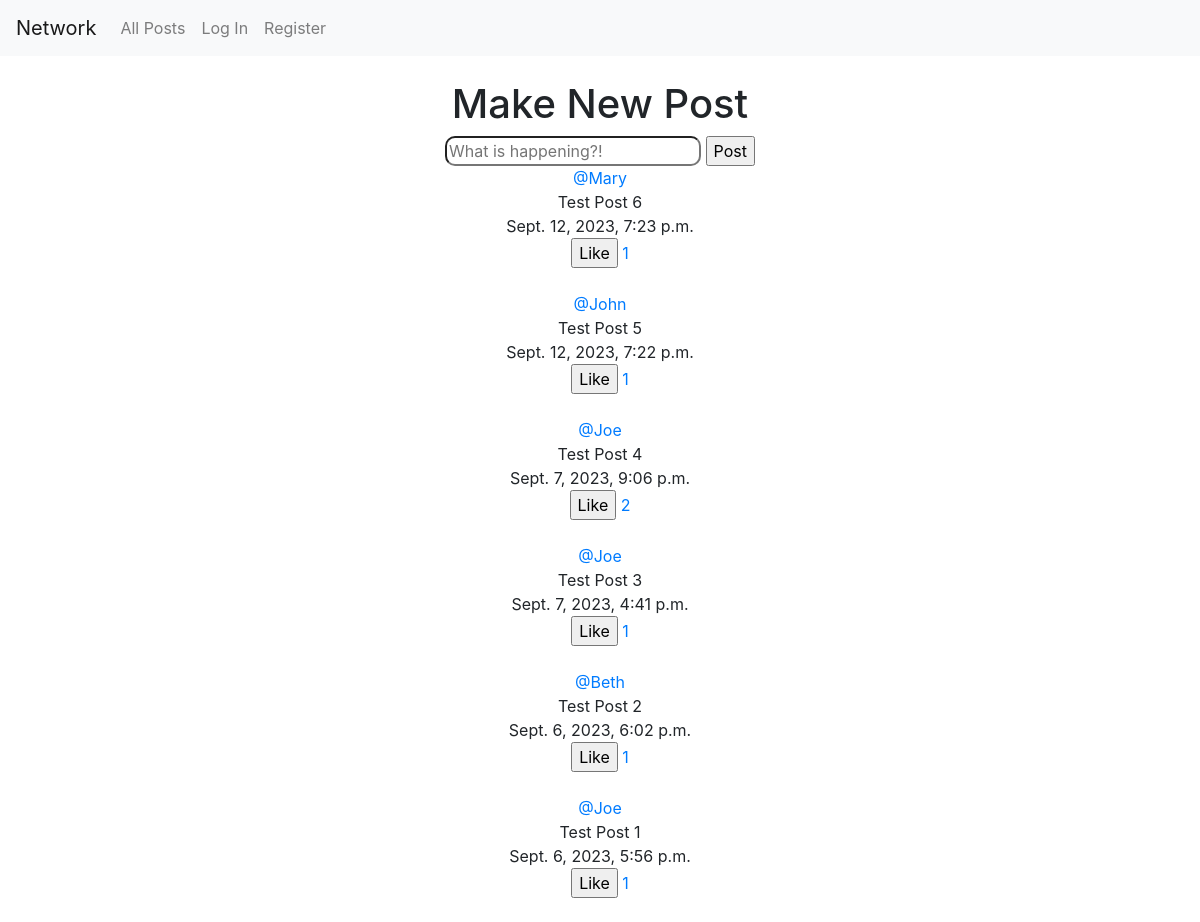
The app's page /, older data.
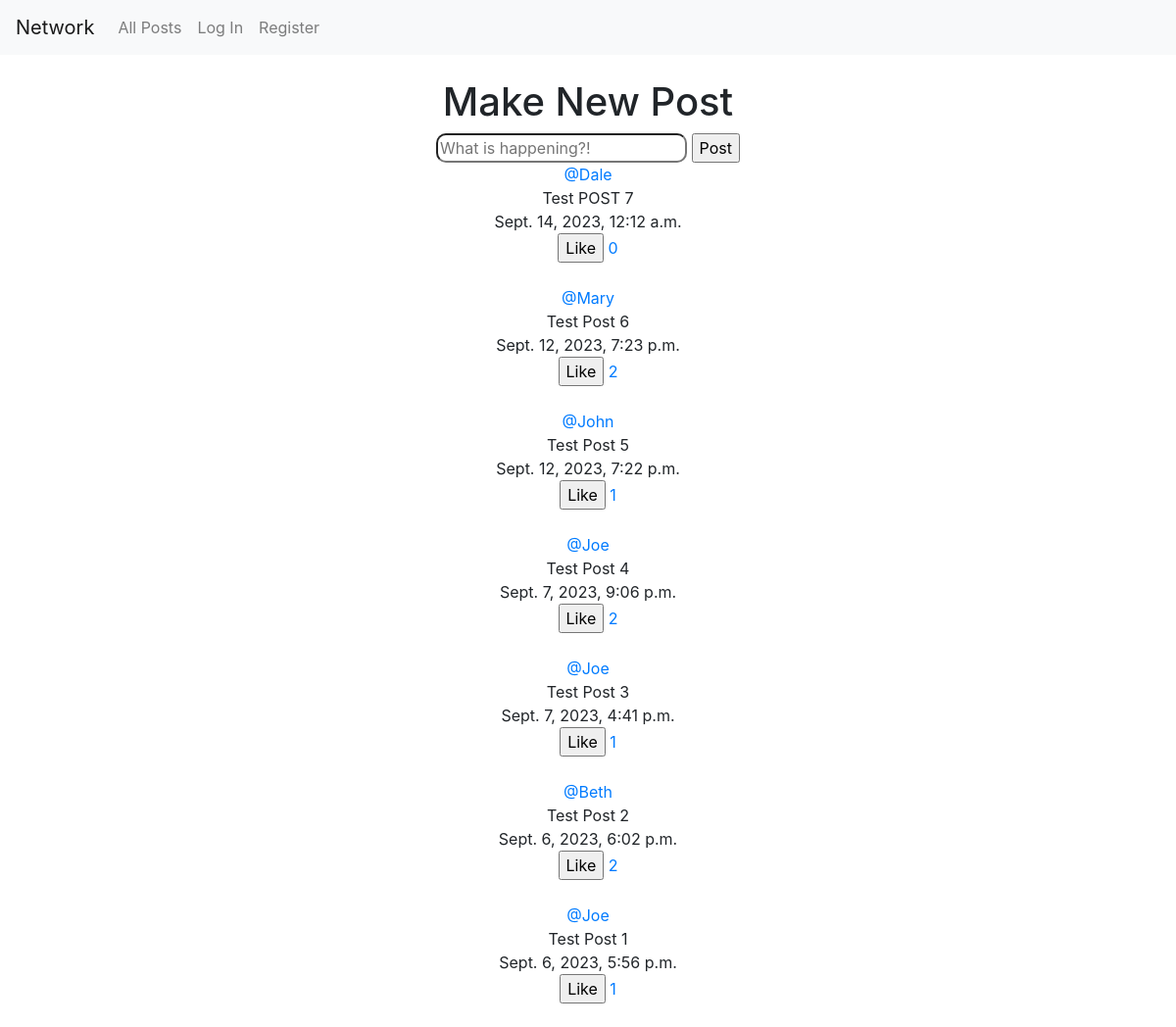
The same page, newer data.
### network/models.py (models this page shows, shortened)
class Post(models.Model):
    user_post = models.ForeignKey(
        User, on_delete=models.CASCADE, blank=True, null=True)
    post_text = models.CharField(max_length=240)
    date_posted = models.DateTimeField(auto_now_add=True)
    number_of_likes = models.IntegerField(default=0)

class User(AbstractUser):
    pass

### network/views.py (the view, shortened to what this page needs)
# urls.py: path("", views.index, name="index"),
def index(request):
    posts = Post.objects.all().order_by("-date_posted")
    form = NewPostForm(request.POST)
    alllikes = Like.objects.all()
    return render(request, "network/index.html", {
        "post_form": NewPostForm(),
        "posts": posts,
        "alllikes": alllikes,
    })

### network/forms.py
class NewPostForm(forms.ModelForm):
    post_text = forms.CharField(max_length=240, label="", widget=forms.TextInput(
        attrs={
            'placeholder': 'What is happening?!',
            'style': 'border-radius: 10px;'
        }
    ))
    class Meta:
        model = Post
        fields = ['post_text']

### network/templates/network/index.html (shortened to what this page needs)
{% extends "network/layout.html" %}
{% block body %}
<center>
<br>
    <h1>Make New Post</h1>
    <form action="{% url 'new_post' %}" method="post" enctype="multipart/form-data">
        {{ post_form }}
        <input type="submit" value="Post">
    </form>
    <div>
        {% for post in posts %}
        <a href="/user_profile/{{post.user_post.id}}">@{{ post.user_post }}</a><br>
        {{ post.post_text }} <br>{{ post.date_posted }}<br>
        <form action="{% url 'add_like' post_id=post.id %}" method="post" enctype="multipart/form-data">
        <input type="submit" value="Like"> <a href="{% url 'likepage' post_id=post.id %}">{{ post.number_of_likes }}</a><br><br>
        </form>
        {% endfor %}
    </div>
</center>
{% endblock %}

Row changes from the older to the newer data that the page shows:
added Post: user_post "Dale", post_text "Test POST 7", date_posted "Sept. 14, 2023, 12:12 a.m.", number_of_likes "0"
changed Post "Test Post 6": number_of_likes "1" → "2"
changed Post "Test Post 2": number_of_likes "1" → "2"
